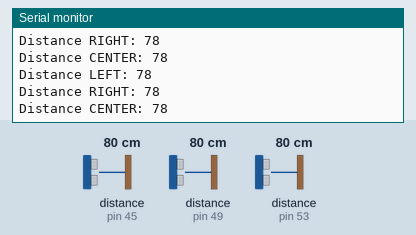
Simulated run of this sketch. Board: Arduino Mega 2560, built with avr-gcc and run on an emulated ATmega2560. On the bench: the last lines printed to the serial monitor. Wiring (inferred from the names in the program): 3 × ultrasonic range finder: trigger pin 43, echo pin 45 / trigger pin 47, echo pin 49 / trigger pin 51, echo pin 53. The test bench sets the inputs (shaded band); at power-on: distance to the obstacle (sensors on pin 45, pin 49, pin 53) 80 cm. The echo pulse lasts 58.3 µs per cm.

Above: at 1.8 s.
1.9 s: distance to the obstacle (sensor on pin 45) set to 2 cm
At 2.9 s:
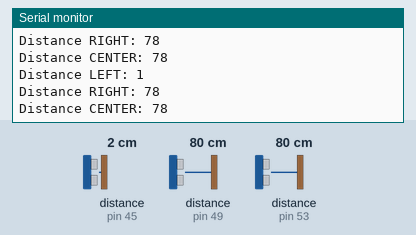
3.4 s: distance to the obstacle (sensor on pin 49) set to 2 cm
At 4.7 s:
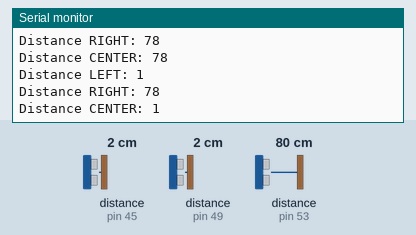
4.9 s: distance to the obstacle (sensor on pin 53) set to 2 cm
At 5.9 s:
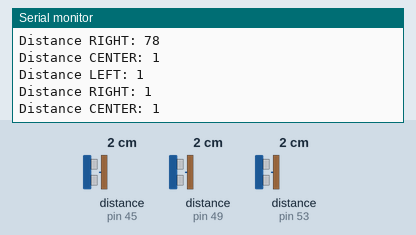
6.4 s: distance to the obstacle (sensor on pin 45) set to 4 cm
At 7.6 s:
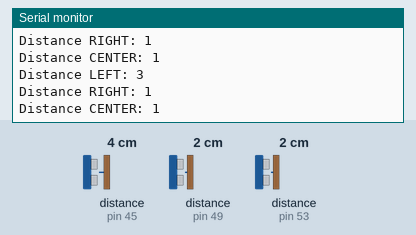
7.9 s: distance to the obstacle (sensor on pin 49) set to 4 cm
At 8.5 s:
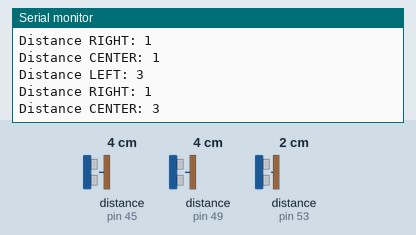
9.4 s: distance to the obstacle (sensor on pin 53) set to 4 cm
At 10.9 s:
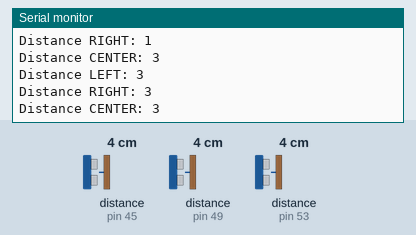
Timing chart, 0 to 11.9 s (numbered marks = the images above; inputs shaded):
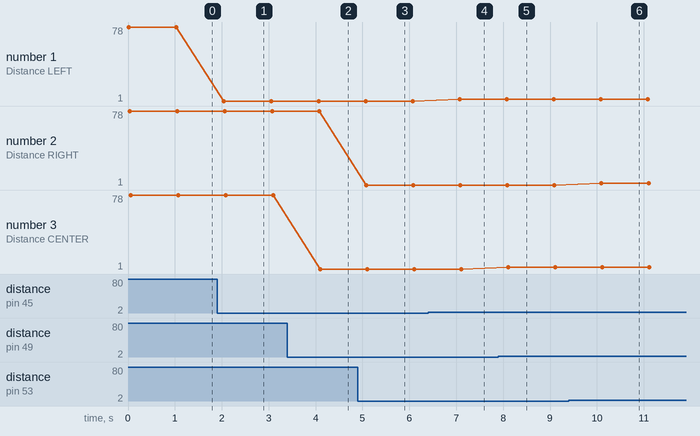

The sketch:

sonar.ino
```cpp
/*
* Ultrasonic Sensor HC-SR04 and Arduino Tutorial
 *
 * Crated by Dejan Nedelkovski,
 * www.HowToMechatronics.com
 *
 */
// defines pins numbers
//43 45 left sonar
//47 49 is for center sonar
//51 53 right sonar

const int trigPinL = 43;
const int echoPinL = 45;

const int trigPinR = 51;
const int echoPinR = 53;

const int trigPinC = 47;
const int echoPinC = 49;

// defines variables
long duration, RightSensor, LeftSensor, CenterSensor;
int distance;

void setup() {
  pinMode(trigPinL, OUTPUT); // Sets the trigPin as an Output
  pinMode(echoPinL, INPUT); // Sets the echoPin as an Input

  pinMode(trigPinR, OUTPUT); // Sets the trigPin as an Output
  pinMode(echoPinR, INPUT); // Sets the echoPin as an Input

  pinMode(trigPinC, OUTPUT); // Sets the trigPin as an Output
  pinMode(echoPinC, INPUT); // Sets the echoPin as an Input

  Serial.begin(9600); // Starts the serial communication
}
void loop() {

  SonarSensor(trigPinR, echoPinR);
  RightSensor = distance;

  SonarSensor(trigPinL, echoPinL);
  LeftSensor = distance;

  SonarSensor(trigPinC, echoPinC);
  CenterSensor = distance;

  // Prints the distance on the Serial Monitor
  Serial.print("Distance LEFT: ");
  Serial.println(LeftSensor);
  Serial.print("Distance RIGHT: ");
  Serial.println(RightSensor);
  Serial.print("Distance CENTER: ");
  Serial.println(CenterSensor);

  delay(1000);
}

void SonarSensor(int trigPin, int echoPin)
{
  // Clears the trigPin
  digitalWrite(trigPin, LOW);
  delayMicroseconds(2);

  // Sets the trigPin on HIGH state for 10 micro seconds
  digitalWrite(trigPin, HIGH);
  delayMicroseconds(10);

  // Reads the echoPin, returns the sound wave travel time in microseconds
  digitalWrite(trigPin, LOW);

  duration = pulseIn(echoPin, HIGH);

  // Calculating the distance
  distance = duration*0.034/2;
}
```

Measured:
- after the input at 1.9 s, the serial monitor: prints a new line after 0.14 s (image 1)
- after the input at 3.4 s, the serial monitor: prints a new line after 0.70 s (image 2)
- after the input at 4.9 s, the serial monitor: prints a new line after 0.18 s (image 3)
- after the input at 6.4 s, the serial monitor: prints a new line after 0.67 s (image 4)
- after the input at 7.9 s, the serial monitor: prints a new line after 0.21 s (image 5)
- after the input at 9.4 s, the serial monitor: prints a new line after 0.70 s (image 6)
- plotted number 1: 78 → 1 after the input at 1.9 s, 1 → 3 after the input at 6.4 s
